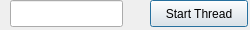
<?xml version="1.0" encoding="UTF-8"?>
<ui version="4.0">
 <class>Dialog</class>
 <widget class="QDialog" name="Dialog">
  <property name="geometry">
   <rect>
    <x>0</x>
    <y>0</y>
    <width>250</width>
    <height>30</height>
   </rect>
  </property>
  <property name="windowTitle">
   <string>Dialog</string>
  </property>
  <widget class="QPushButton" name="Button_Start">
   <property name="geometry">
    <rect>
     <x>150</x>
     <y>0</y>
     <width>98</width>
     <height>27</height>
    </rect>
   </property>
   <property name="text">
    <string>Start Thread</string>
   </property>
  </widget>
  <widget class="QLineEdit" name="lineEdit">
   <property name="geometry">
    <rect>
     <x>10</x>
     <y>0</y>
     <width>113</width>
     <height>27</height>
    </rect>
   </property>
  </widget>
 </widget>
 <resources/>
 <connections>
  <connection>
   <sender>Button_Start</sender>
   <signal>clicked()</signal>
   <receiver>Dialog</receiver>
   <slot>slotStart()</slot>
   <hints>
    <hint type="sourcelabel">
     <x>48</x>
     <y>13</y>
    </hint>
    <hint type="destinationlabel">
     <x>47</x>
     <y>13</y>
    </hint>
   </hints>
  </connection>
 </connections>
 <slots>
  <slot>slotStart()</slot>
 </slots>
</ui>
